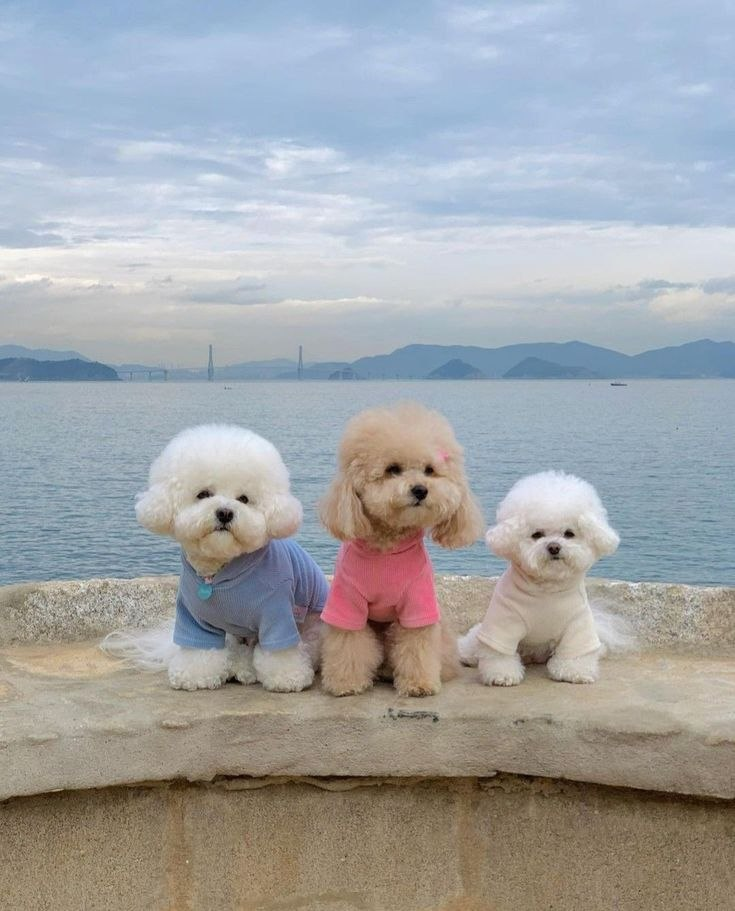
#> input picture 11_Masking/dogs.jpg, 735 x 911 px
$ python masking.py
#> lines starting #> are read from the running program, lines starting #| are printed output that depends on the picture; after the words box and inside, x2 and y2 are one past the last pixel; in counts of white or black regions, pixels touching at a corner belong together
import cv2 as cv
import numpy as np
img=cv.imread('dogs.jpg')
#> img is the input picture: shape (911, 735, 3); mean B, G, R 167.2, 164.5, 162
cv.imshow('img',img)
blank=np.zeros(img.shape[:2],dtype='uint8')
# [4 lines of commented-out code are left out]
rectangle=cv.rectangle(blank.copy(),(img.shape[1]//2,0),(img.shape[1],img.shape[0]),255,-1) # Mid_show to end(covers the entire right side)
cv.imshow('er',rectangle)
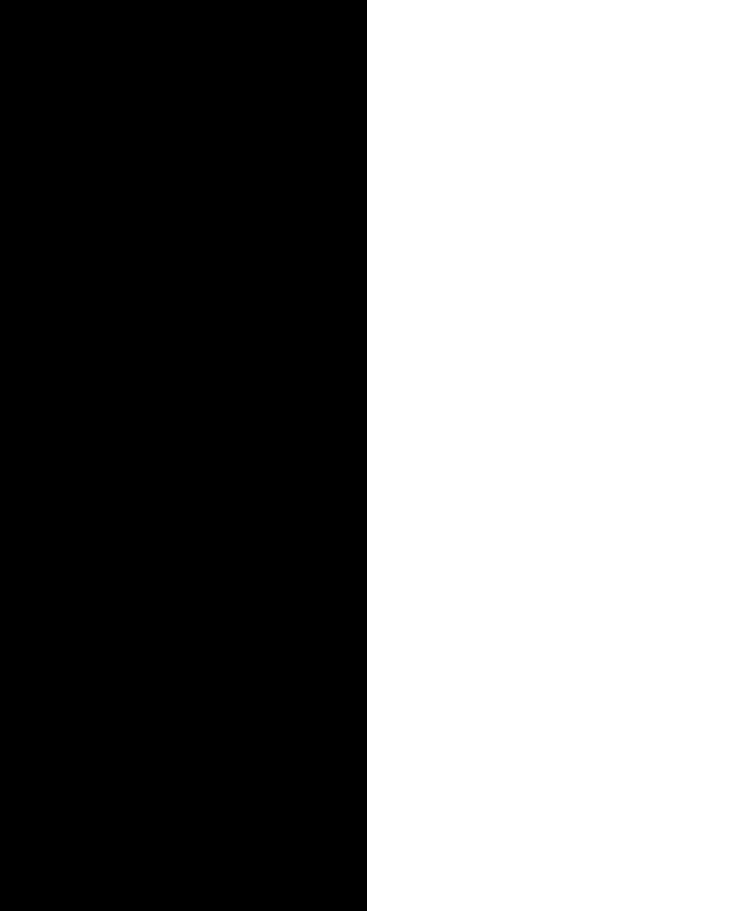
#> window 'er': shape (911, 735); 50.1% white; 1 black region, box (x1, y1, x2, y2) and area: (0, 0, 367, 911) 334337
circle=cv.circle(blank.copy(),(img.shape[1]//2,img.shape[0]//2),100,255,-1) # In center of the picture
werid_shape=cv.bitwise_and(rectangle,circle)
masked=cv.bitwise_and(img,img,mask=werid_shape) # Only the parts that are opposite the white color are visible
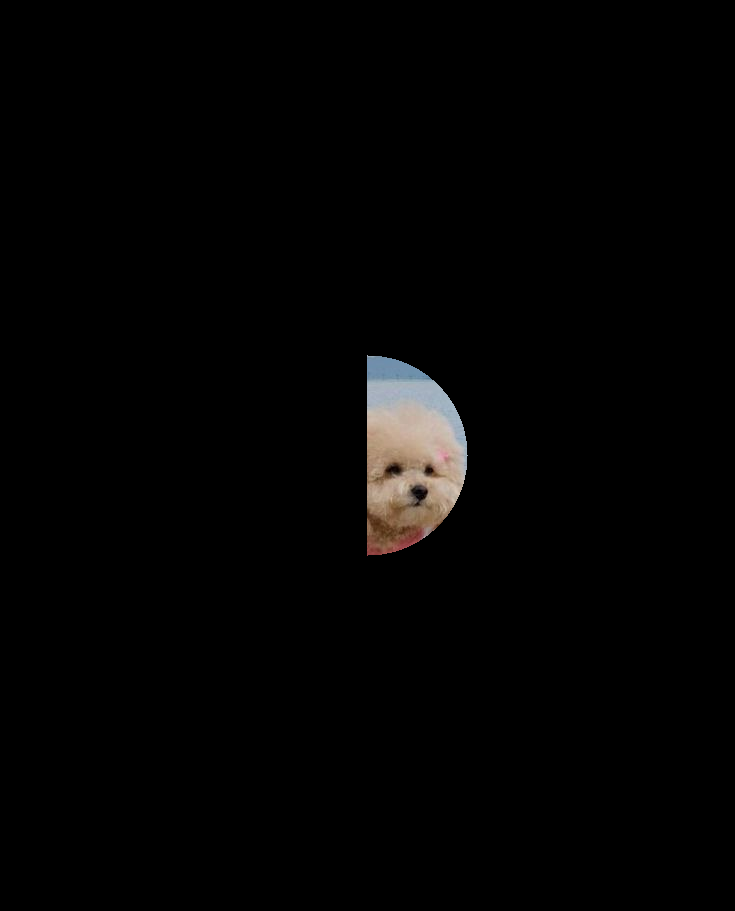
#> masked: shape (911, 735, 3); mean B, G, R 3.2, 3.4, 3.8
cv.imshow('werid shape masked image',masked)
cv.waitKey(0)
